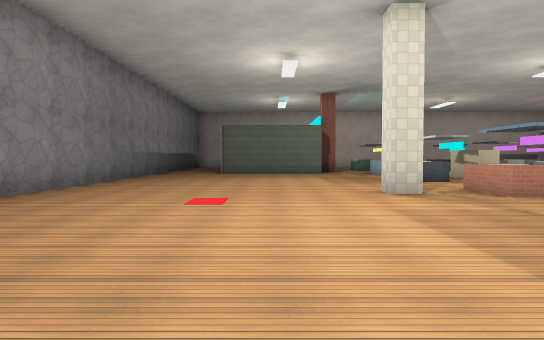
View 1 (above)

21 first-person views from a walk through a 3-D level made in the Godot game engine. The camera is 1.4 m above the floor, tilts 2° down and sees 70° across. The floor is counted in squares, 2 m on a side. Each view is taken from the middle of a square. On the plan, view 1 faces up. The plan holds only what a view shows up to about 11 squares ahead; the rest is blank. Surface patterns are stand-ins for the level's own textures.

View 2
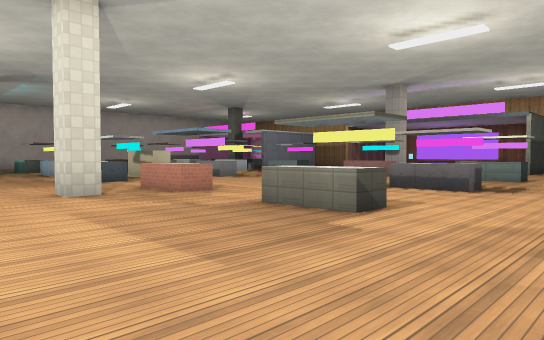

View 3
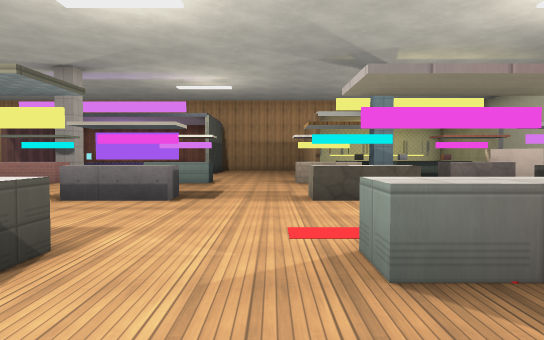

View 4
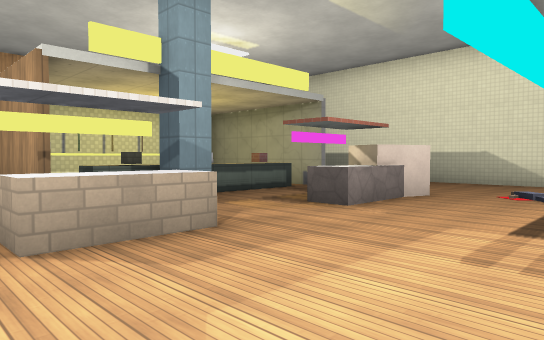

View 5
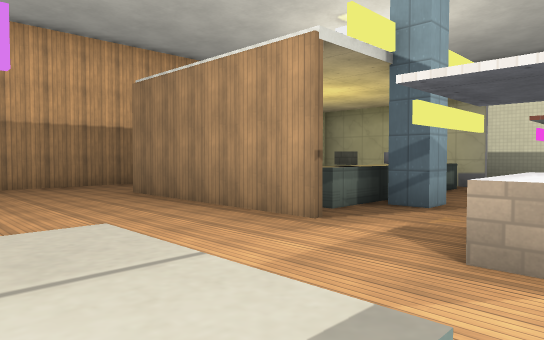

View 6
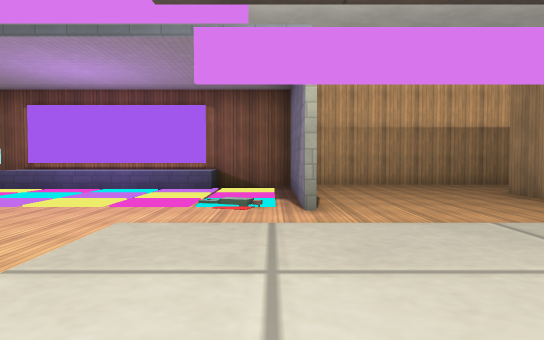

View 7
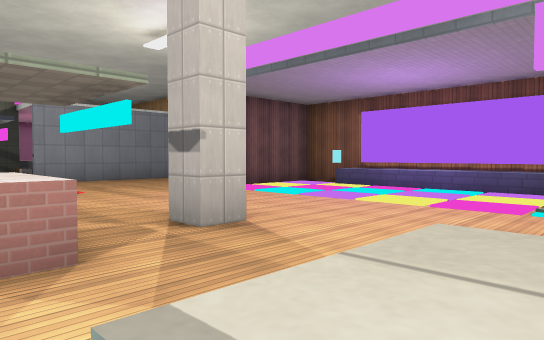

View 8
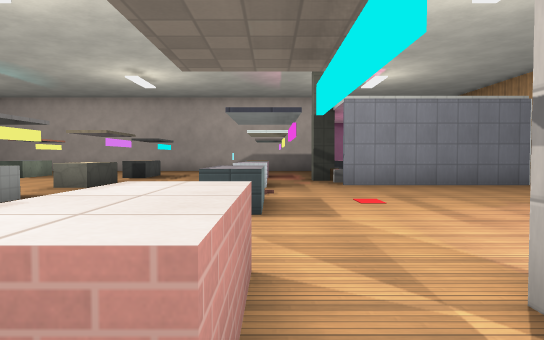

View 9
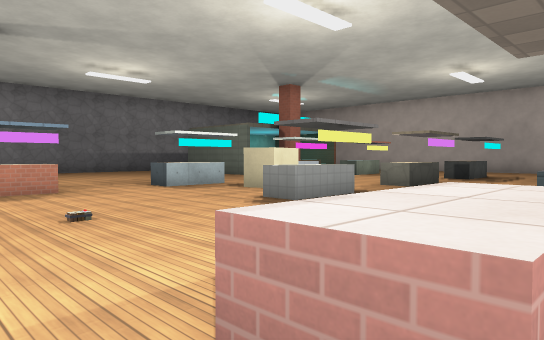

View 10
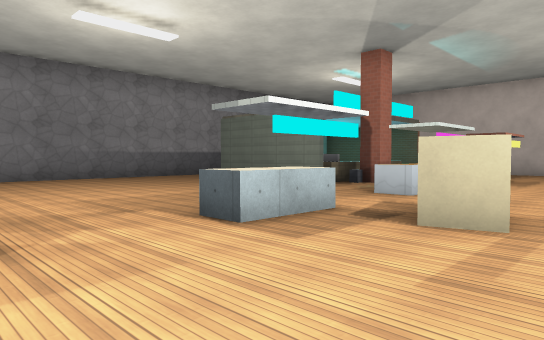

View 11
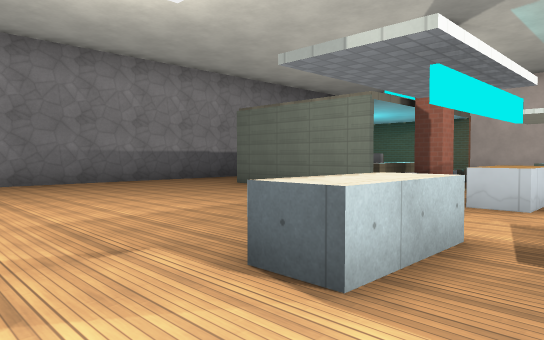

View 12
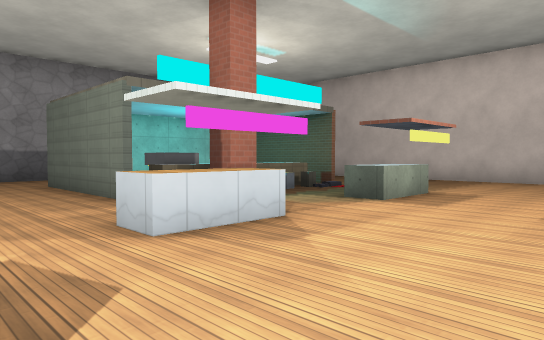

View 13
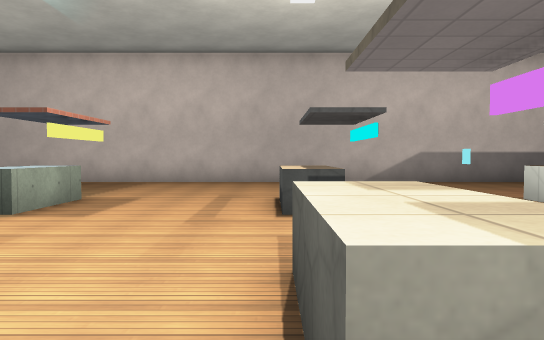

View 14
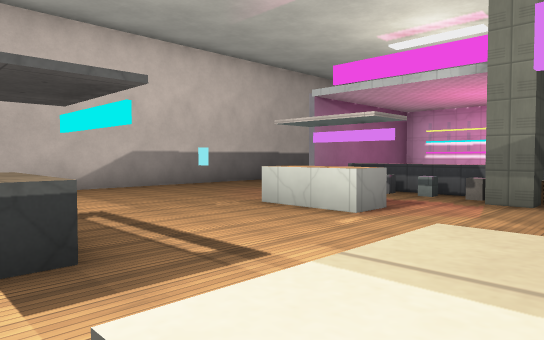

View 15
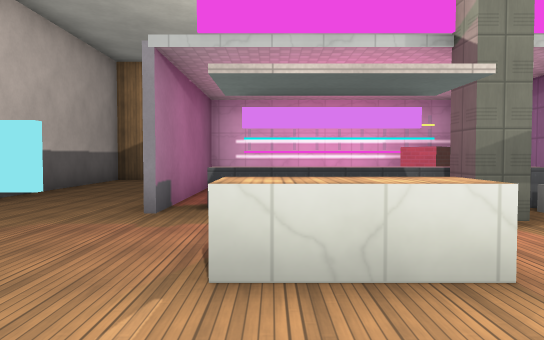

View 16
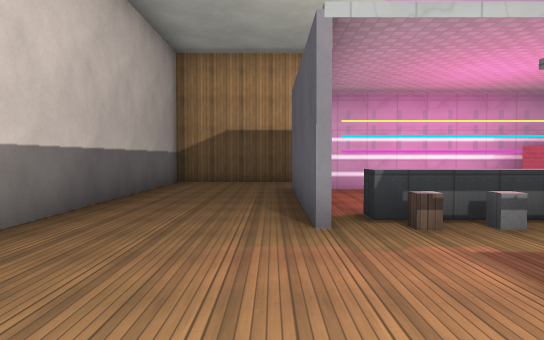

View 17
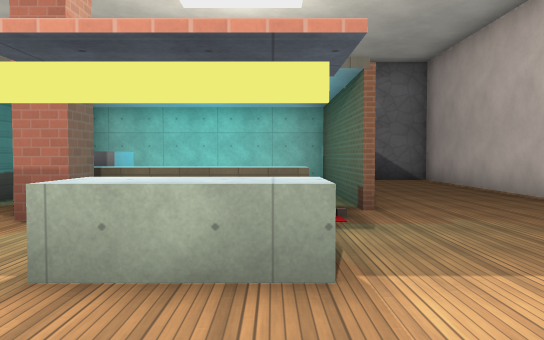

View 18
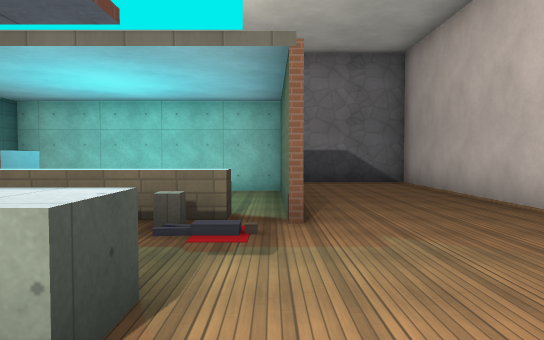

View 19
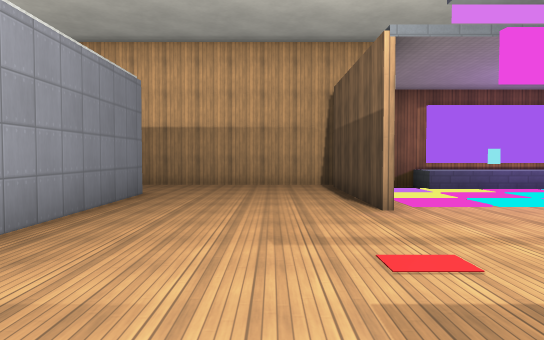

View 20
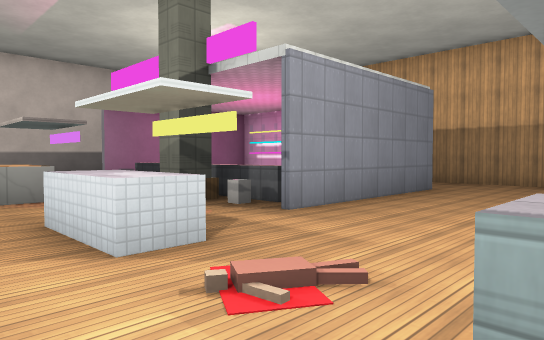

View 21
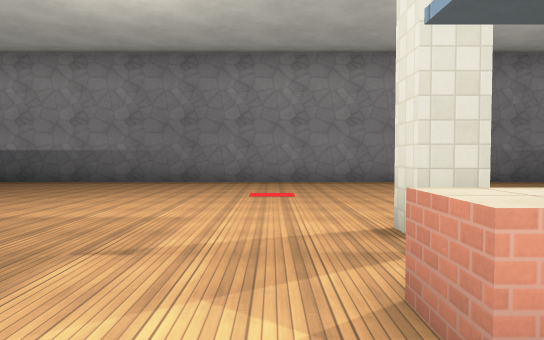

### Floor plan
Key: @ floor where view 1 was taken; # wall or solid block; . floor; ^ raised ledge; B block; O other object.
Columns run from 5 left of view 1 to 22 right of it. Each row starts with its distance up from view 1.
 25 ############################
 24 #.............  ...........#
 23 #............. ............#
 22 #............. ............#
 21    #####...... .O...#####  #
 20    #..^^..^...^...^.^^ .#
 19    #  ^^..^...^...^.^^  #
 18    #  B.............^^  #
 17    # BB^............B^ #
 16 #..#####..^...^  .^.B### ..#
 15 #.........^...^ ..^.####...#
 14 #.............. ...........#
 13 #..........B...  ..........#
 12 #.........^BB.^ ..^........#
 11 #.........^...^  .^....#####
 10 #..............   ........#
  9 #..............   ......O^#
  8 #.........^.......^......^#
  7 #......#..^.......^......^#
  6 #...........   ..........^#
  5 #..........  ...     .....#
  4 #.........^ ..^  .^  ....###
  3 #.........^...^...^  ..###.#
  2 #..................  ......#
  1 #..........................#
  0 #... @ ...^...^...^........#
 -1 #.       .^   ^...^.#####..#
 -2               ......^.  #  #
 -3                .....^.  #
 -4               ^...^.^   #
 -5                ..##.^
 -6                ..#  .
 -7                 ..  ####
 -8                 ...
 -9                 ...
-10                 #####

Positions as (right, up) in squares from view 1, and headings:
1: (0, 0), facing up
2: (0, 0), facing up-right
3: (2, 1), facing right
4: (9, 1), facing down-right
5: (12, 3), facing down-right
6: (12, 4), facing right
7: (12, 4), facing up-right
8: (13, 6), facing up
9: (13, 6), facing up-left
10: (8, 8), facing up-left
11: (6, 9), facing up-left
12: (8, 13), facing up-left
13: (8, 14), facing up
14: (8, 16), facing up-right
15: (10, 20), facing right
16: (11, 22), facing right
17: (7, 20), facing left
18: (6, 21), facing left
19: (12, 13), facing right
20: (11, 12), facing up-right
21: (6, 6), facing left
